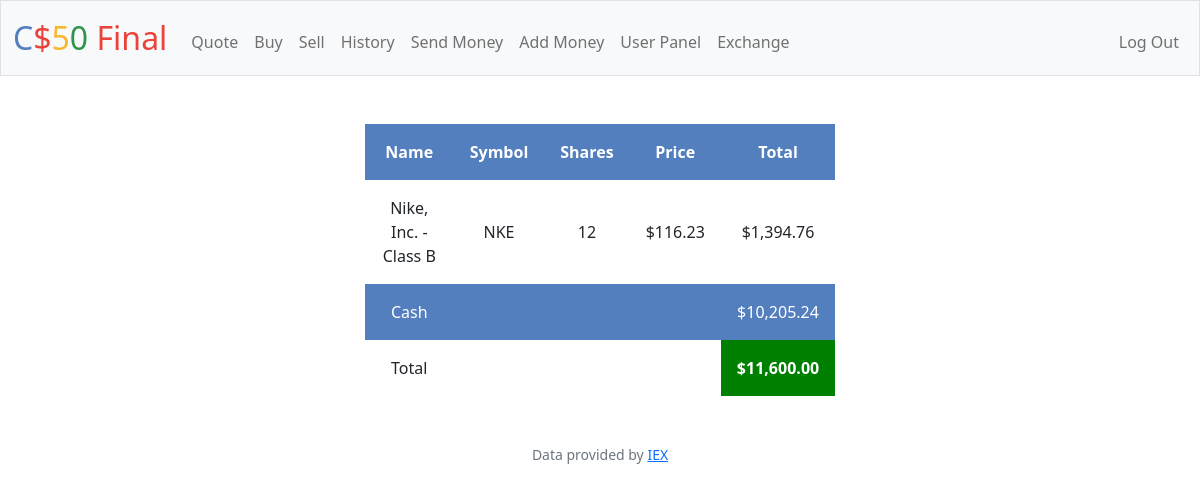
The page / (signed in) on the database its author committed.
### tables this page shows
CREATE TABLE history (
    id INTEGER PRIMARY KEY AUTOINCREMENT,
    user_id INTEGER NOT NULL,
    name TEXT NOT NULL,
    shares INTEGER NOT NULL,
    type TEXT NOT NULL,
    symbol TEXT NOT NULL,
    price NUMERIC NOT NULL,
    time TIMESTAMP DEFAULT CURRENT_TIMESTAMP,
    FOREIGN KEY(user_id) REFERENCES users(id)
);

CREATE TABLE users (id INTEGER PRIMARY KEY AUTOINCREMENT NOT NULL, username TEXT NOT NULL, hash TEXT NOT NULL, cash NUMERIC NOT NULL DEFAULT 10000.00);

### app.py (the view)
@app.route("/")
@login_required
def index():
    user_id = session["user_id"]
    result = db.execute("SELECT name, symbol, price, SUM(shares) as sumShares FROM history WHERE user_id = ? GROUP BY symbol", user_id )
    cash = db.execute("SELECT cash FROM users WHERE id = ?", user_id)
    cashed = cash[0]["cash"]
    pocket = cashed
    for item in result:
        cashed += item["price"] * item["sumShares"]
    return render_template("index.html", result=result, cashed=cashed, usd=usd, pocket=pocket )

### app.py (called while the page is built)
@app.after_request
def after_request(response):
    response.headers["Cache-Control"] = "no-cache, no-store, must-revalidate"
    response.headers["Expires"] = 0
    response.headers["Pragma"] = "no-cache"
    return response

### helpers.py (called while the page is built)
def login_required(f):
    @wraps(f)
    def decorated_function(*args, **kwargs):
        if session.get("user_id") is None:
            return redirect("/login")
        return f(*args, **kwargs)
    return decorated_function

def usd(value):
    return f"${value:,.2f}"

### templates/index.html (shortened to what this page needs)
{% extends "layout.html" %}
{% block main %}
<table>
        <tr>
                <th>Name</th>
                <th>Symbol</th>
                <th>Shares</th>
                <th>Price</th>
                <th>Total</th>
        </tr>
        {% for i in result%}
        <tr>
                <td>{{ i["name"] }}</td>
                <td>{{ i["symbol"] }}</td>
                <td>{{ i["sumShares"] }}</td>
                <td>{{ usd(i["price"]) }}</td>
                <td>{{ usd(i["sumShares"] * i["price"]) }}</td>
        </tr>
        {% endfor %}
        <tr>
                <td> Cash</td>
                <td colspan="3"></td>
                <td> {{ usd(pocket) }}</td>
        </tr>
        <tr>
                <td> Total</td>
                <td colspan="3"></td>
                <td id =total_cash>{{ usd(cashed) }}</td>
        </tr>
</table>
{% endblock %}

### static/styles.css (style rules this page uses)
table { width: 40%; margin-left: auto; margin-right: auto; padding-left: 15px; padding-right: 15px; text-align: center; }
table th, table td { text-align: center; padding: 1rem; vertical-align: middle; }
tbody tr:nth-of-type(odd) { background-color: #537fbe; color: white; }
#total_cash { background-color: green; color: white; font-weight: bold; }

### rows shown on the page
history: name "Nike, Inc. - Class B", symbol "NKE", sumShares "12", price "$116.23", sumShares "$1,394.76"
users: cash "$10,205.24"

### other values the page prints
{{ usd(cashed) }} "$11,600.00"
